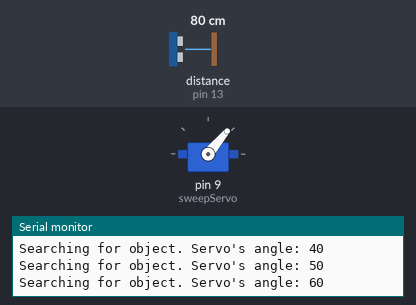
A sketch run on a simulated Arduino Uno, built with avr-gcc and run on an emulated ATmega328P. Shown: servo, the last lines printed to the serial monitor. Wiring (inferred from the names in the program): ultrasonic range finder: trigger pin 12; echo pin 13. Inputs (shaded band) come from the test bench; at power-on: distance to the obstacle (sensor on pin 13) 80 cm. The echo pulse lasts 58.3 µs per cm.

Above: at 1.2 s.
1.3 s: distance to the obstacle (sensor on pin 13) set to 22 cm
4.3 s: distance to the obstacle (sensor on pin 13) set to 19 cm
At 4.3 s:
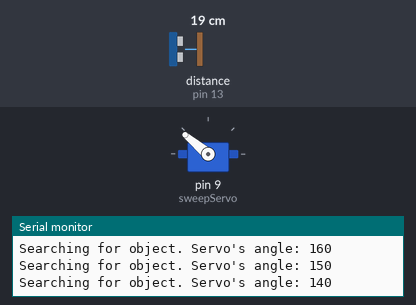
6.3 s: distance to the obstacle (sensor on pin 13) set to 35 cm
At 9.2 s:
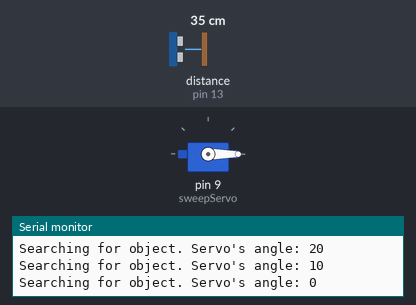
9.3 s: distance to the obstacle (sensor on pin 13) set to 2 cm
At 10.2 s:
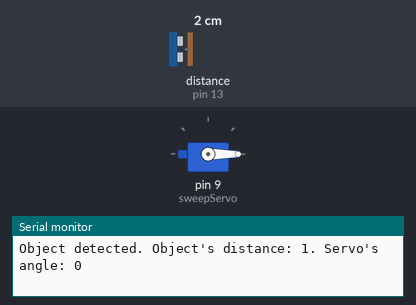
Timing chart, 0 to 11.8 s (numbered marks = the images above; inputs shaded):
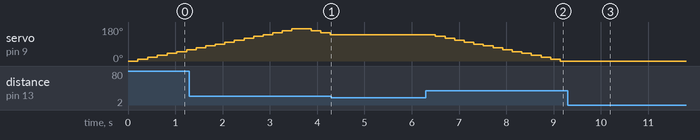

The sketch:

sweepFunctionTest.ino
```cpp
// Blake Iwaisako
// 11 August 2022

#include <Servo.h>

Servo sweepServo;

const int trig = 12;  // Trig pin
const int echo = 13;  // Echo pin
int pos = 0;          // Initial position integer
long dur;             // Initialize long variables: duration of ultrasonic pulse
long tocm;            // microseconds to cm variable
bool returningToZero; // Create boolean for returning to zero

void setup() {
  Serial.begin(9600);        // Connect to serial monitor
  pinMode(echo, INPUT);      // echo pin corresponds to "echo" on Ultrasonic Sensor
  pinMode(trig, OUTPUT);     // "trig" pin on sensor
  sweepServo.attach(9);
  sweepServo.write(0);
}

bool objectDetected(long tocm)    // Create boolean to detect object
{
  if (tocm < 20)     // Any objects within 20 cm will be noticed
  {
    return true;
  } else {
    return false;
  }
}

void loop()
{
  digitalWrite(trig, LOW);    // Momentarily turns off trigger
  delayMicroseconds(2);
  digitalWrite(trig, HIGH);   // Turn on trigger to send a pulse for
  delayMicroseconds(10);      // 10 microseconds
  digitalWrite(trig, LOW);    // Turn off trigger
  dur = pulseIn(echo, HIGH);      // Records ultrasonic pulse via the echo pin
  tocm = microsecondsToCentimeters(dur);    // Determine in cm distance of object based on pulse duration
  if (objectDetected(tocm))       // If variable tocm is within 20 cm threshold
  {
    Serial.print("Object detected. Object's distance: ");   // This block prints out the distance of the detected object
    Serial.print(tocm);                                     // and the angle of the servo in which the object was found
    Serial.print(". Servo's angle: ");                      // this stops the servo from sweeping as long as the object is seen
    Serial.println(pos);
  } else {
    if (pos < 180 && returningToZero == false)    // This block rotates the servo in intervals of 10cm back and forth
    {
      sweepServo.write(pos);
      pos += 10;
      Serial.print("Searching for object. Servo's angle: ");
      Serial.println(pos);
      if (pos == 180)                   // When the servo reaches the maximum angle 180 it returns to zero
        returningToZero = true;
    } else if (returningToZero == true) {
      pos -= 10;
      Serial.print("Searching for object. Servo's angle: ");
      Serial.println(pos);
      sweepServo.write(pos);
      if (pos == 0)                    // When the servo reaches minimum angle it returns to zero
        returningToZero = false;
    }
  }
  delay(200);
}

long microsecondsToCentimeters(long microseconds)   // Converter for microseconds to cm
{
  return microseconds / 29.155 / 2;
}
```

Measured:
- the behaviour switches between 21 and 20 cm on distance to the obstacle (sensor on pin 13) (found by bisection; images 0 and 1)
- after the input at 4.3 s, servo on pin 9 (sweepServo): stays 140° (without the input it goes to 130° after 0.18 s)
- after the input at 6.3 s, servo on pin 9 (sweepServo): moves from 140° to 0° over 2.6 s, starting after 0.20 s
- after the input at 9.3 s, servo on pin 9 (sweepServo): stays 0° (without the input it goes to 10° after 0.25 s)
- by itself, servo on pin 9 (sweepServo): rises from 60° to 170° in 2.0 s, then falls to 140° in 0.81 s
